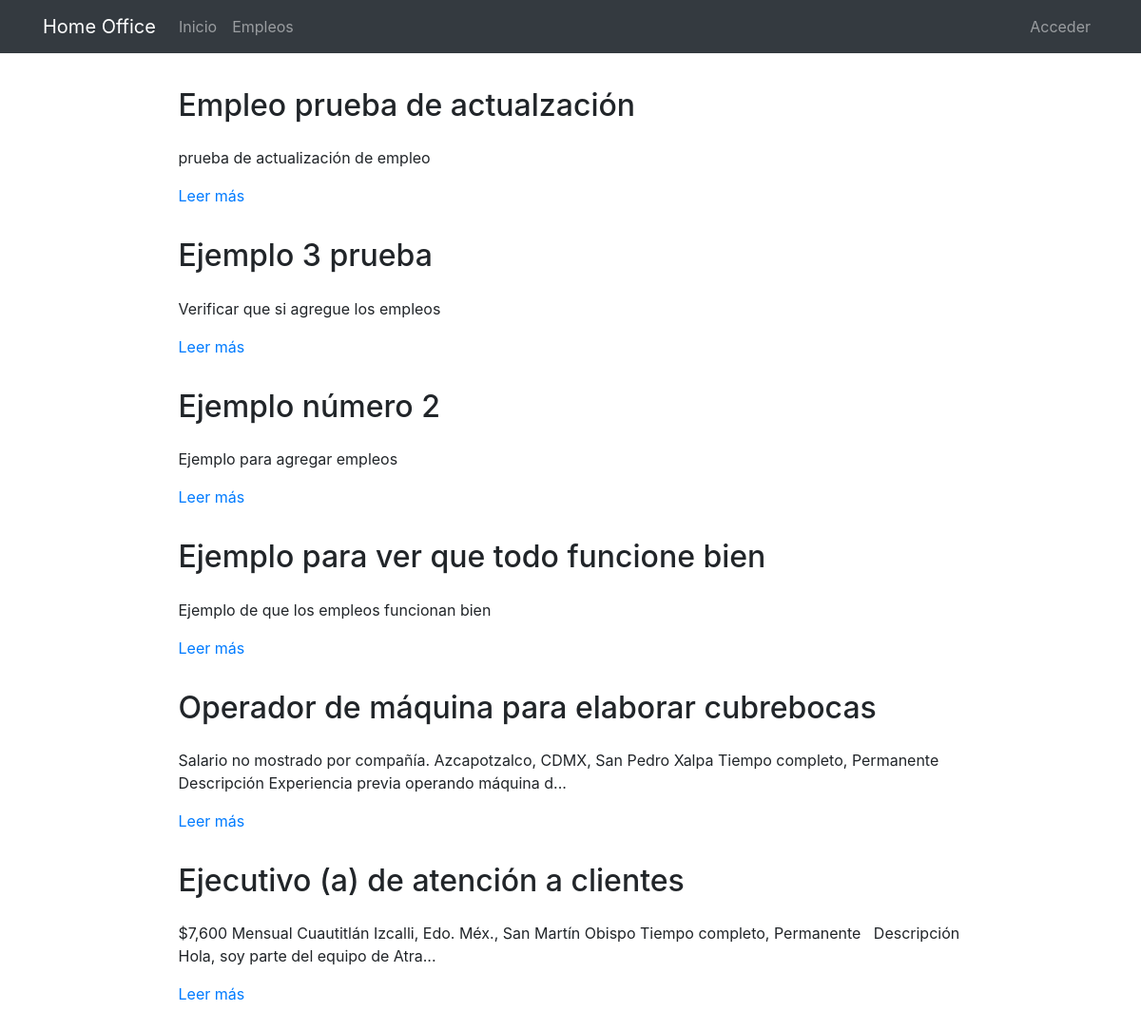
The app's page /pages/, older data.
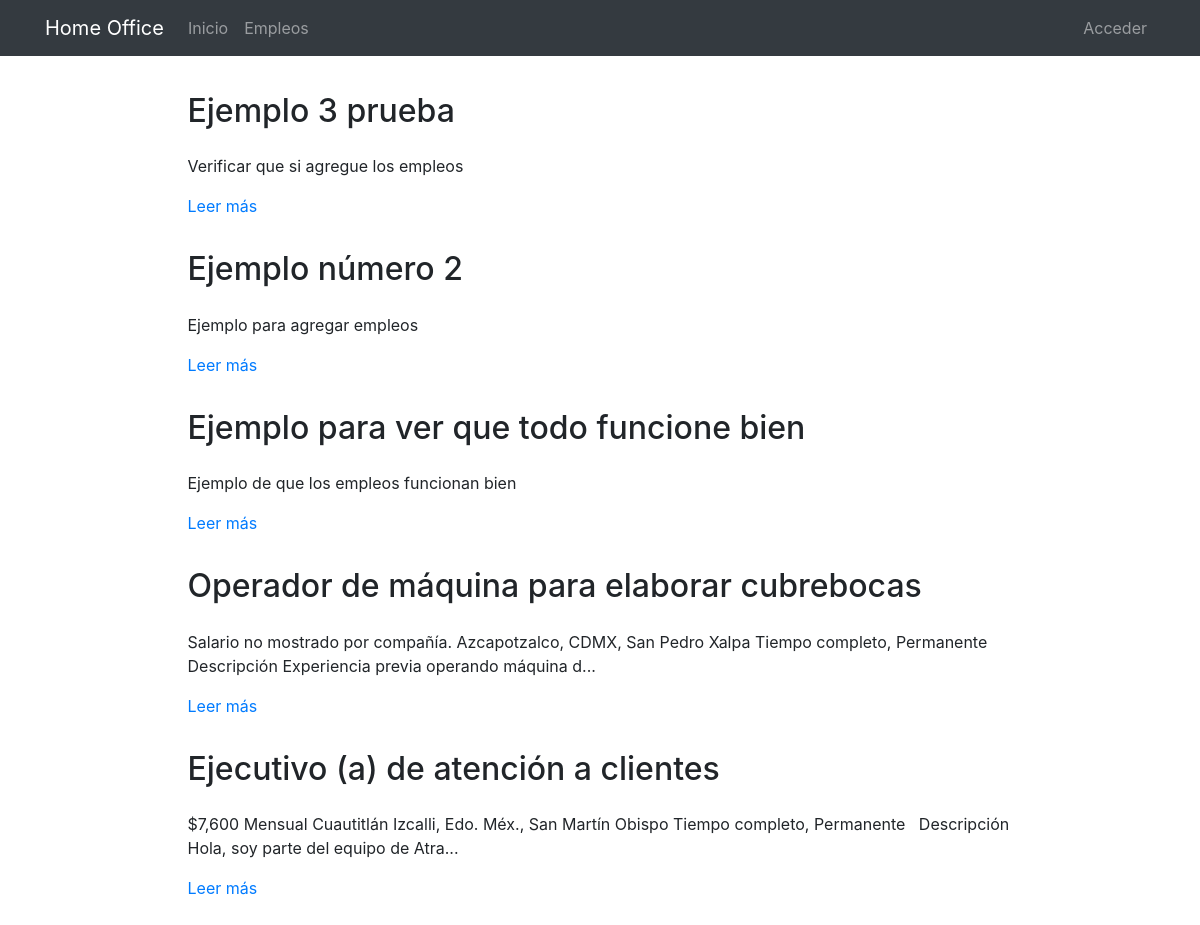
The same page, newer data.
### pages/models.py (models this page shows, shortened)
class Page(models.Model):
    title = models.CharField(verbose_name="Título", max_length=200)
    content = RichTextField(verbose_name="Contenido")
    order = models.SmallIntegerField(verbose_name="Orden", default=0)
    created = models.DateTimeField(auto_now_add=True, verbose_name="Fecha de creación")
    updated = models.DateTimeField(auto_now=True, verbose_name="Fecha de edición")
    class Meta:
        verbose_name = "Empleo"
        verbose_name_plural = "Empleos"
        ordering = ['order', 'title']

### pages/views.py (the view)
# urls.py: path('', PageListView.as_view(), name='pages'),
class PageListView(ListView):
    model = Page

### pages/templates/pages/page_list.html (shortened to what this page needs)
{% extends 'core/base.html' %}
{% load static %}
{% block content %}
<main role="main">
  <div class="container mb-4">
    {% for page in page_list|dictsort:"id" reversed %}
      <div class="row mt-3">
        <div class="col-md-9 mx-auto">
          <h2 class="mb-4">{{page.title}}</h2>
          <div>
            <p>{{page.content|striptags|safe|truncatechars:"200"}}</p>
            <p><a href="{% url 'pages:page' page.id page.title|slugify %}">Leer más</a>
            </p>
          </div>
        </div>
      </div>
    {% endfor %}
  </div>
</main>
{% endblock %}

Row changes from the older to the newer data that the page shows:
removed Page: title "Empleo prueba de actualzación", content "prueba de actualización de empleo"
